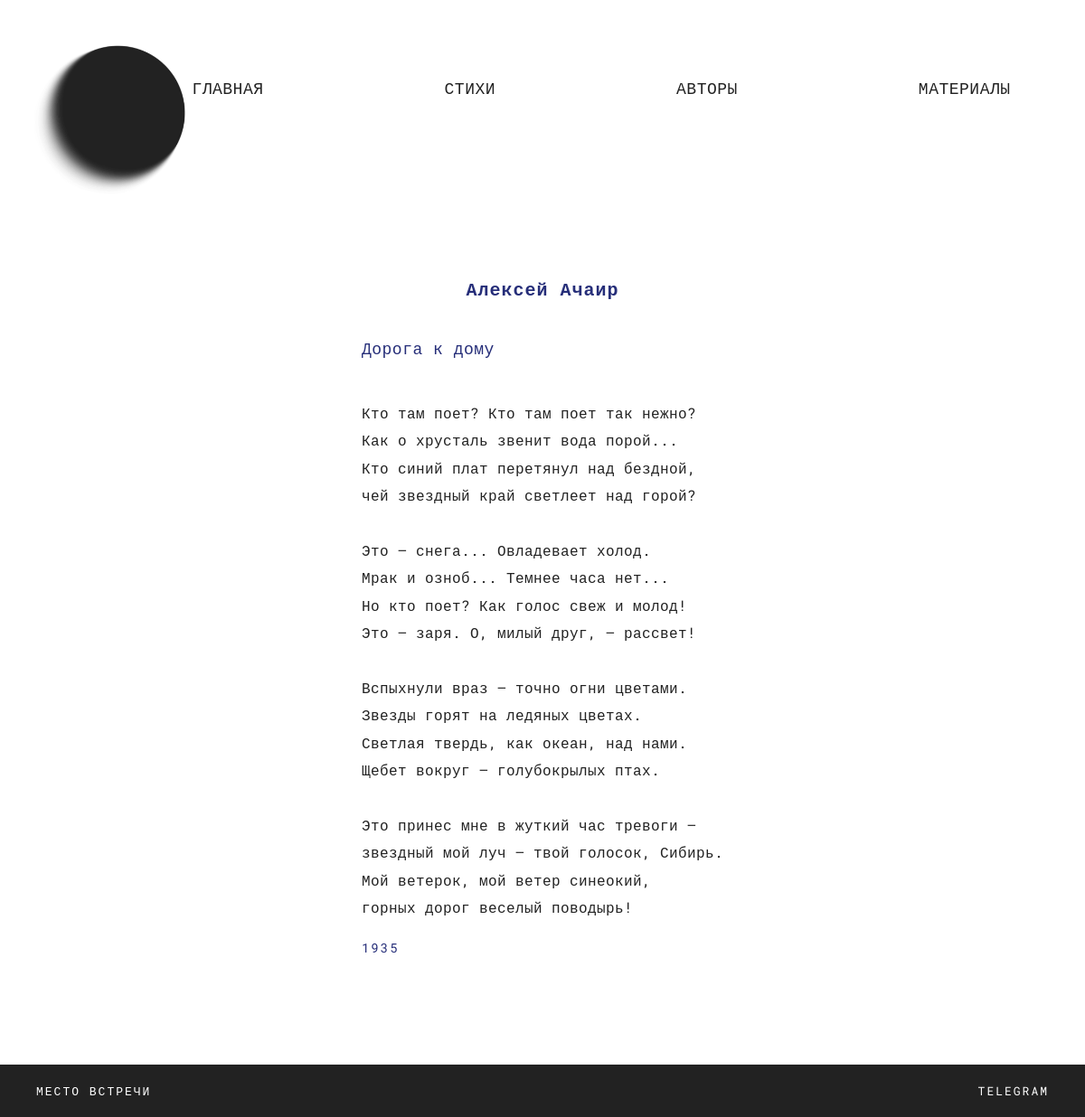
The page /poems/дорога-к-дому/ on the database its author committed.
### poems/models.py (models this page shows, shortened)
class Poem(models.Model):
    author = models.ForeignKey(
        Author,
        on_delete=models.CASCADE,
        related_name='poems',
        verbose_name='Автор'
        )
    title = models.CharField('Название', max_length=200)
    slug = models.SlugField('Слаг', max_length=200, unique=True, allow_unicode=True)
    preview = models.TextField('Превью')
    text = models.TextField('Текст')
    year = models.IntegerField('Год', blank=True, null=True)
    is_published = models.BooleanField('Опубликовано', default=False)
    class Meta:
        verbose_name = 'стихотворение'
        verbose_name_plural = 'Стихотворения'

### authors/models.py (models this page shows, shortened)
class Author(models.Model):
    name = models.CharField('Имя автора', max_length=200)
    last_name = models.CharField('Фамилия автора', max_length=200, blank=True)
    slug = models.SlugField('Слаг', max_length=200, unique=True, allow_unicode=True)
    photo = models.URLField(
        'Фото',
        blank=True,
        null=True
    )
    birth_year = models.IntegerField('Год рождения', blank=True, null=True)
    death_year = models.IntegerField('Год смерти', blank=True, null=True)
    biography = models.TextField('Биография', blank=True, null=True)
    is_published = models.BooleanField('Опубликован', default=False)
    class Meta:
        verbose_name = 'автор'
        verbose_name_plural = 'Авторы'

### poems/views.py (the view)
# urls.py: path('<str:slug>/', views.poem_detail, name='poem_detail'),
def poem_detail(request, slug):
    poem = get_object_or_404(Poem, slug=slug, is_published=True)
    poem_body = get_poem_body(poem.text)
    return render(request, 'poems/poem_detail.html', {
        'poem': poem,
        'poem_body': poem_body,
    })

### poems/utils.py (called while the page is built)
def get_poem_body(text):
    lines = text.strip().splitlines()
    rest = lines[1:]
    while rest and not rest[0].strip():
        rest = rest[1:]
    return '\n'.join(rest)

### templates/poems/poem_detail.html
{% extends "base.html" %}
{% block content %}
<div class="poem-page">
    <div class="poem-header">
        <h2 class="poem-author">
            {{ poem.author.name }}
        </h2>
    </div>
    <h3 class="poem-title">{{ poem.title }}</h3>
    <div class="poem-text">
        {{ poem_body|linebreaksbr }}
    </div>
    {% if poem.year %}
        <div class="poem-year">
            {{ poem.year }}
        </div>
    {% endif %}
</div>
{% endblock %}

### static/css/style.css (style rules this page uses)
body { margin: 0; font-family: 'Roboto Mono', monospace; background: #FFFFFF; color: #222222; letter-spacing: 0.5px; min-height: 100vh; display: flex; flex-direction: column; }
h2 { font-size: 28px; letter-spacing: 1px; }
h1, h2 { letter-spacing: 1px; }
.poem-page { max-width: 700px; margin: 0 auto; padding-top: 70px; min-height: 520px; }
.poem-header { text-align: center; margin-bottom: 40px; }
.poem-author { color: #262E79; font-size: 20px; margin-bottom: 12px; }
.poem-title { color: #262E79; font-size: 18px !important; font-weight: normal; margin-bottom: 15px; }
.poem-text { font-size: 16px !important; line-height: 1.9; letter-spacing: 0.4px; white-space: pre-line; text-align: left; }
.poem-year { margin-top: 20px; font-size: 14px; color: #262E79; letter-spacing: 2px; }

### rows shown on the page
Poem: author.name "Алексей Ачаир", title "Дорога к дому", year "1935"
